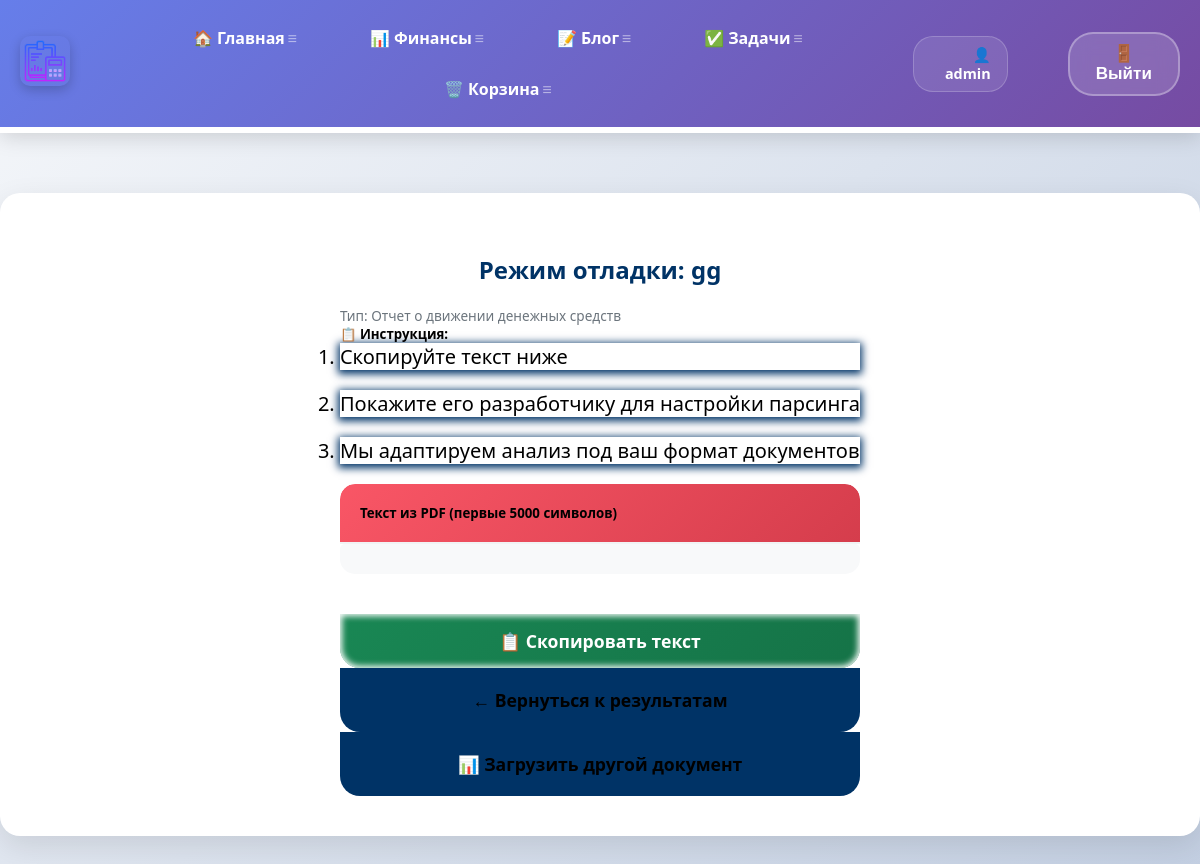
Page /finance/debug/43/ (signed in) on the committed database.
### financial_analysis/models.py (models this page shows, shortened)
class FinancialDocument(models.Model):
    DOCUMENT_TYPES = [
        ('balance', 'Бухгалтерский баланс'),
        ('profit_loss', 'Отчет о прибылях и убытках'),
        ('cash_flow', 'Отчет о движении денежных средств'),  # ДОБАВЛЯЕМ
    ]
    user = models.ForeignKey(User, on_delete=models.CASCADE)
    title = models.CharField(max_length=200)
    document_type = models.CharField(max_length=20, choices=DOCUMENT_TYPES)
    pdf_file = models.FileField(upload_to='financial_docs/')
    upload_date = models.DateTimeField(auto_now_add=True)

### financial_analysis/views.py (the view)
# urls.py: path('debug/<int:document_id>/', views.debug_document, name='financial_debug'),
@login_required
def debug_document(request, document_id):
    document = get_object_or_404(FinancialDocument, id=document_id, user=request.user)
    text = ""
    try:
        with pdfplumber.open(document.pdf_file.path) as pdf:
            for page in pdf.pages:
                text += page.extract_text() + "\n"
    except Exception as e:
        text = f"Ошибка чтения PDF: {e}"
    return render(request, 'financial_analysis/debug.html', {
        'document': document,
        'pdf_text': text[:5000]
    })

### financial_analysis/templates/financial_analysis/debug.html (shortened to what this page needs)
{% extends 'skills/base.html' %}
{% block content %}
<div class="container mt-4">
    <h2>Режим отладки: {{ document.title }}</h2>
    <p class="text-muted">Тип: {{ document.get_document_type_display }}</p>
    <div class="alert alert-info">
        <h5>📋 Инструкция:</h5>
        <ol>
            <li>Скопируйте текст ниже</li>
            <li>Покажите его разработчику для настройки парсинга</li>
            <li>Мы адаптируем анализ под ваш формат документов</li>
        </ol>
    </div>
    <div class="card">
        <div class="card-header bg-dark text-white">
            <h5>Текст из PDF (первые 5000 символов)</h5>
        </div>
        <div class="card-body">
            <pre style="max-height: 500px; overflow: auto; background: #f8f9fa; padding: 15px; border-radius: 5px;">{{ pdf_text }}</pre>
        </div>
    </div>
    <div class="mt-3">
        <button onclick="copyToClipboard()" class="btn btn-success">
            📋 Скопировать текст
        </button>
        <a href="{% url 'financial_results' document.id %}" class="btn btn-primary">
            ← Вернуться к результатам
        </a>
        <a href="{% url 'financial_upload' %}" class="btn btn-secondary">
            📊 Загрузить другой документ
        </a>
    </div>
</div>
{% endblock %}

### skills/templates/skills/base.html (shortened to what this page needs)
<!DOCTYPE html>
{% load static %}
<html lang="ru">
<head>
    <link rel="stylesheet" href="{% static 'css/style3.css' %}">
    </head>
<body>
<div class="menu">
    <div class="wrap">
        <div class="menu_header">
            {% if user.is_authenticated %}
            <div class="logo">
                <a href="{% url 'index' %}">
                    <img src="{% static 'skills/logo.png' %}" alt="Логотип" class="image">
                </a>
            </div>
            <ul class="menu_total" id="mainMenu">
                <li><a href="{% url 'index' %}">🏠 Главная</a></li>
                <li><a href="{% url 'financial_analysis_page' %}">📊 Финансы</a></li>
                <li><a href="{% url 'blogs' %}">📝 Блог</a></li>
                <li><a href="{% url 'currenttodos' %}">✅ Задачи</a></li>
                <li><a href="{% url 'trashbin' %}">🗑️ Корзина</a></li>
            </ul>
            <ul class="menu_second">
                <li class="logo2">👤 {{ user.username }}</li>
                <li>
                    <form action="{% url 'logoutuser' %}" method="post">
                        <button class="top">🚪 Выйти</button>
                    </form>
                </li>
            </ul>
            {% endif %}
        </div>
    </div>
</div>
<div class="content">
    <div class="wrap">
        {% block content %}
        {% endblock %}
    </div>
</div>
</body>
</html>

### rows in the picture
FinancialDocument: title "gg", document_type "Отчет о движении денежных средств"

### other values in the picture
{{ user.username }} "admin"
